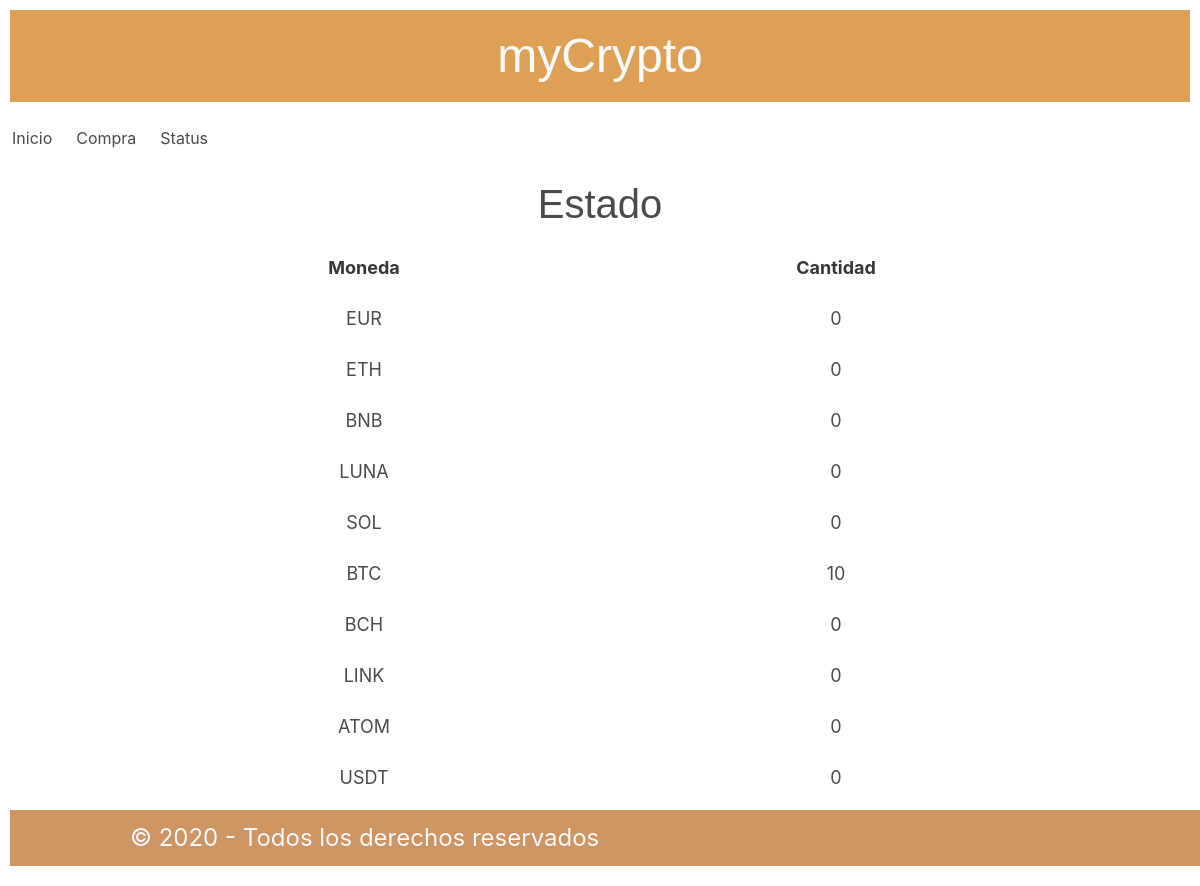
The page /status on the database as committed earlier.
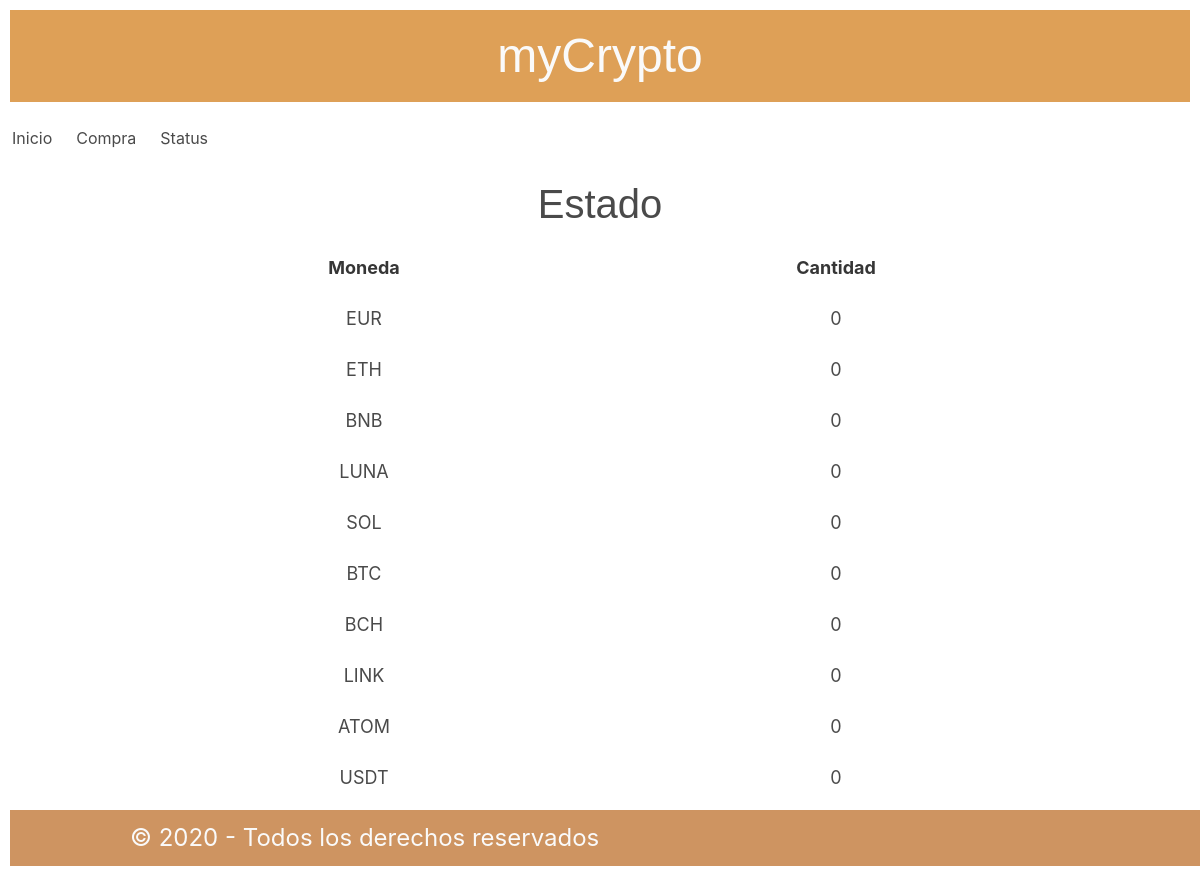
The same page on the database as committed later.
### tables this page shows
CREATE TABLE "Wallet" (
	                "Coin"	TEXT,
	                "Amount"	NUMERIC,
	                PRIMARY KEY("Coin"));

### balance/routes.py (the view)
@app.route('/status')
def estado():
    data_manager = ProcesaDades()
    try:
        dades = data_manager.lee_movimientos()
        return render_template('status.html', coins=dades)
    except sqlite3.Error as e:
        flash('Existe un error en la base de datos. Intentalo de nuevo más tarde')
        return render_template('status.html', coins=[])

### criptos/models.py (called while the page is built)
    def lee_movimientos(self):
        con = sqlite3.connect('data/movimientos.db')
        cur = con.cursor()
        cur.execute("""
                    SELECT Coin, Amount
                    FROM Wallet
                    """
        )
        return cur.fetchall()

### balance/templates/status.html (shortened to what this page needs)
{% extends "base.html" %}
{% block container %}
    <div class="titolcripto">
        <h1>Estado</h1>
    </div>
    <div class="formulariostatus">
        <table class="taula_moviments">
            <tr class="tabla_mv_cabecera">
                <div class="columns">
                    <div class="column">
                        <strong>Moneda</strong>
                    </div>
                    <div class="column">
                        <strong>Cantidad</strong>
                    </div>
                </div>
            </tr>
            {% for coin in coins %}
            <tr class="tabla_mv_cabecera_2">
                <div class="columns">
                    <div class="column">
                        {{ coin[0] }}
                    </div>
                    <div class="column">
                        {{ coin[1] }}
                    </div>
                </div>
            </tr>
            {% endfor %}
        </table>
    </div>
{% endblock %}

Rows that differ between the two databases and show on the page:
changed Wallet "BTC": Amount "10" → "0"
